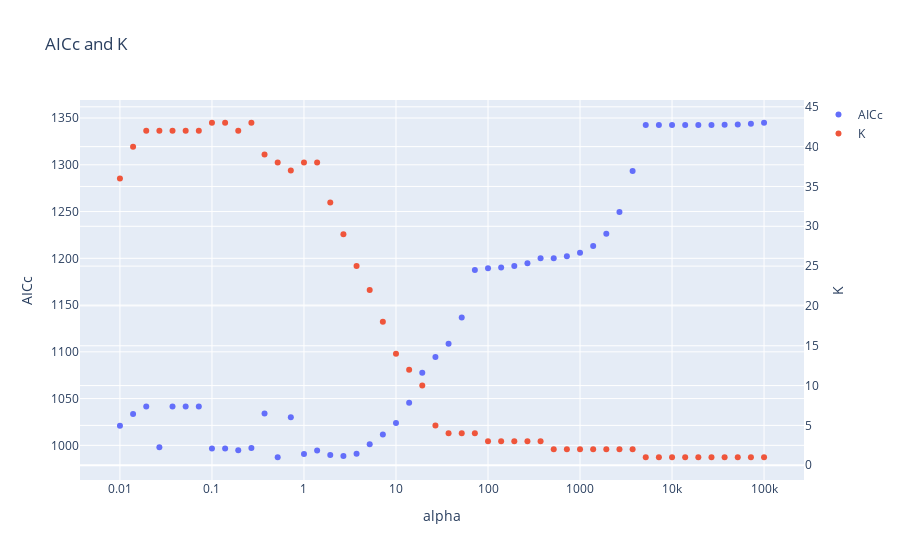

Notebook code for this chart:
### Markdown cell above
*Maximum Likelihood optimization failed to converge. Check mle_retvals* comes from colinearity.

### Code cell
fig = go.Figure()

fig.add_trace(
    go.Scatter(x=alphas, y=AICcs, mode='markers', name='AICc')
)
fig.add_trace(
    go.Scatter(x=alphas, y=Ks, mode='markers', name='K', yaxis='y2')
)
fig.update_layout(
    yaxis=dict(title='AICc')
)
fig.update_layout(
    yaxis2=dict(title='K', overlaying='y', side='right')
)

# Set title and show the plot
fig.update_layout(
    title='AICc and K',
    xaxis_type='log',
    xaxis_title='alpha'
)
fig.show()

### Figure 1 — Plotly figure (JSON) as saved in the notebook; plotly's stock layout.template omitted (floating-point values rounded to 4 significant figures)
{"data": [{"mode": "markers", "name": "AICc", "type": "scatter", "x": [0.01, 0.01389, 0.01931, 0.02683, 0.03728, 0.05179, 0.07197, 0.1, 0.1389, 0.1931, 0.2683, 0.3728, 0.5179, 0.7197, 1.0, 1.389, 1.931, 2.683, 3.728, 5.179, 7.197, 10.0, 13.89, 19.31, 26.83, 37.28, 51.79, 71.97, 100.0, 138.9, 193.1, 268.3, 372.8, 517.9, 719.7, 1000.0, 1389.0, 1931.0, 2683.0, 3728.0, 5179.0, 7197.0, 10000.0, 13890.0, 19310.0, 26830.0, 37280.0, 51790.0, 71970.0, 100000.0], "y": [1021.0, 1034.0, 1042.0, 998.0, 1042.0, 1042.0, 1042.0, 996.6, 996.7, 994.7, 997.1, 1034.0, 987.3, 1030.0, 990.8, 994.6, 989.6, 988.7, 990.9, 1001.0, 1012.0, 1024.0, 1046.0, 1078.0, 1094.0, 1109.0, 1137.0, 1188.0, 1189.0, 1190.0, 1192.0, 1195.0, 1200.0, 1200.0, 1202.0, 1206.0, 1213.0, 1226.0, 1249.0, 1293.0, 1342.0, 1342.0, 1342.0, 1343.0, 1343.0, 1343.0, 1343.0, 1343.0, 1344.0, 1345.0]}, {"mode": "markers", "name": "K", "type": "scatter", "x": [0.01, 0.01389, 0.01931, 0.02683, 0.03728, 0.05179, 0.07197, 0.1, 0.1389, 0.1931, 0.2683, 0.3728, 0.5179, 0.7197, 1.0, 1.389, 1.931, 2.683, 3.728, 5.179, 7.197, 10.0, 13.89, 19.31, 26.83, 37.28, 51.79, 71.97, 100.0, 138.9, 193.1, 268.3, 372.8, 517.9, 719.7, 1000.0, 1389.0, 1931.0, 2683.0, 3728.0, 5179.0, 7197.0, 10000.0, 13890.0, 19310.0, 26830.0, 37280.0, 51790.0, 71970.0, 100000.0], "y": [36, 40, 42, 42, 42, 42, 42, 43, 43, 42, 43, 39, 38, 37, 38, 38, 33, 29, 25, 22, 18, 14, 12, 10, 5, 4, 4, 4, 3, 3, 3, 3, 3, 2, 2, 2, 2, 2, 2, 2, 1, 1, 1, 1, 1, 1, 1, 1, 1, 1], "yaxis": "y2"}], "layout": {"title": {"text": "AICc and K"}, "xaxis": {"title": {"text": "alpha"}, "type": "log"}, "yaxis": {"title": {"text": "AICc"}}, "yaxis2": {"overlaying": "y", "side": "right", "title": {"text": "K"}}}}
